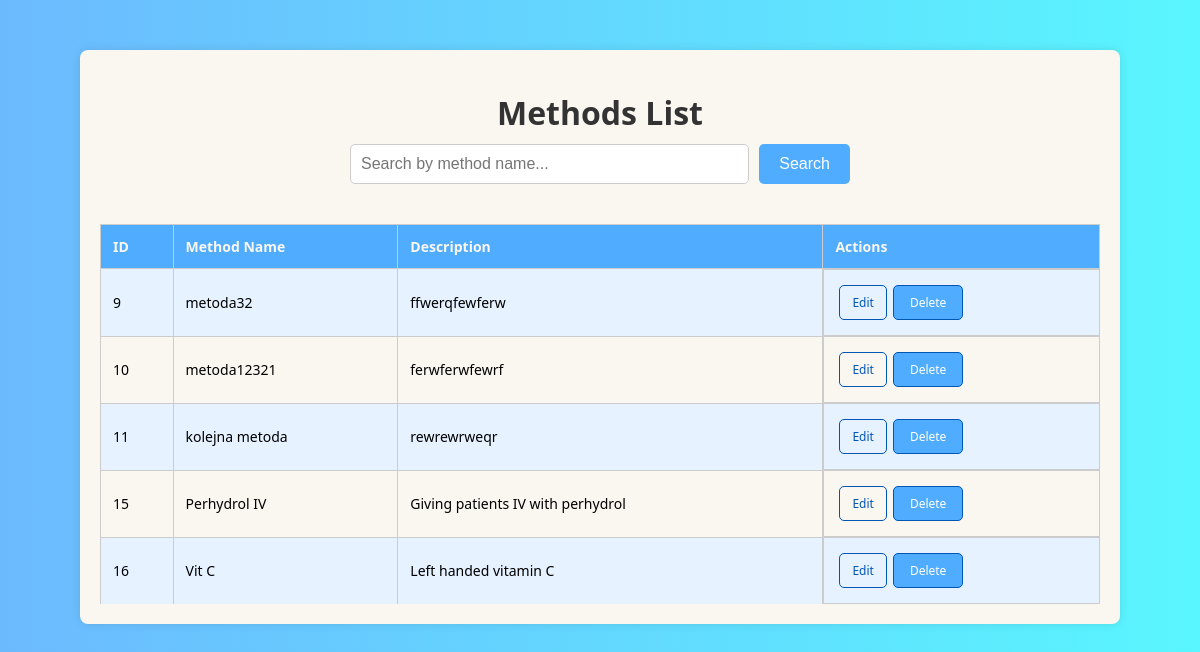
Page /methods/ (signed in) on the committed database.
### projekty/models.py (models this page shows, shortened)
class Methods(models.Model):
    name = models.CharField(max_length=20)
    description = models.TextField()

### projekty/views.py (the view)
# urls.py: path('methods/', views.methods_list, name='methods_list'),
@login_required
def methods_list(request):
    query = request.GET.get('q')
    if query:
        methods = Methods.objects.filter(name__icontains=query)
    else:
        methods = Methods.objects.all()
    return render(request, 'method_list.html', {'methods': methods})

### templates/method_list.html (shortened to what this page needs)
<!DOCTYPE html>
<html lang="en">
<head>
</head>
<body>
    <div class="table-container">
        <h1>Methods List</h1>
        <div class="form-container">
            <form method="get" action="{% url 'methods_list' %}">
                <input type="text" name="q" value="{{ request.GET.q }}" placeholder="Search by method name...">
                <button type="submit">Search</button>
            </form>
        </div>
        <div class="table-scroll">
            <table>
                <thead>
                    <tr>
                        <th>ID</th>
                        <th>Method Name</th>
                        <th>Description</th>
                        <th>Actions</th>
                    </tr>
                </thead>
                <tbody>
                    {% for method in methods %}
                    <tr>
                        <td>{{ method.id }}</td>
                        <td>{{ method.name }}</td>
                        <td>{{ method.description }}</td>
                        <td class="actions">
                            <a href="{% url 'upd_meth' method.id %}">Edit</a>
                            <form action="{% url 'del_meth' method.id %}" method="post" class="delete-form">
                                <button type="submit" onclick="return confirm('Are you sure you want to delete this record?')">Delete</button>
                            </form>
                        </td>
                    </tr>
                    {% empty %}
                    <tr>
                        <td colspan="4">No methods found</td>
                    </tr>
                    {% endfor %}
                </tbody>
            </table>
        </div>
    </div>
</body>
</html>

### templates/method_list.html (style rules this page uses)
body { font-family: 'Segoe UI', Tahoma, Geneva, Verdana, sans-serif; background: linear-gradient(to right, #4facfed5 0%, #00f1fea6 100%); margin: 0; padding: 0; display: flex; flex-direction: column; align-items: center; min-height: 100vh; }
.table-container { background-color: #faf6f0; padding: 20px; border-radius: 8px; box-shadow: 0 0 10px rgba(0, 0, 0, 0.1); text-align: center; width: 90%; max-width: 1000px; overflow-x: auto; margin-top: 50px; }
h1 { color: #333; margin-bottom: 10px; }
.form-container { display: flex; justify-content: center; align-items: center; width: 100%; margin-bottom: 20px; }
form { display: flex; width: 100%; max-width: 500px; }
form input[type=text] { flex: 1; padding: 10px; font-size: 16px; border: 1px solid #ccc; border-radius: 5px; margin-right: 10px; box-sizing: border-box; }
form button { padding: 10px 20px; font-size: 16px; background-color: #4facfe; color: #fff; border: none; border-radius: 5px; cursor: pointer; transition: background-color 0.3s ease; }
.table-scroll { overflow-x: auto; max-height: 400px; margin-top: 10px; }
table { width: 100%; border-collapse: collapse; margin-top: 20px; }
th, td { border: 1px solid #ccc; padding: 12px; text-align: left; font-size: 14px; }
th { background-color: #4facfe; color: #faf6f0; }
tr:nth-child(even) { background-color: #faf6f0; }
tr:nth-child(odd) { background-color: #e6f2ff; }
.actions { display: flex; justify-content: center; align-items: center; }
.actions a, .actions button { margin: 3px; padding: 8px 12px; font-size: 12px; text-decoration: none; color: #0056b3; border: 1px solid #0056b3; border-radius: 5px; background-color: transparent; cursor: pointer; transition: background-color 0.3s, color 0.3s; font-family: 'Segoe UI', Tahoma, Geneva, Verdana, sans-serif; display: inline-block; }
.actions button { background-color: #4facfe; color: #fff; padding: 8px 16px; }
.delete-form { margin: 0; }

### rows in the picture
Methods: id "9", name "metoda32", description "ffwerqfewferw"
Methods: id "10", name "metoda12321", description "ferwferwfewrf"
Methods: id "11", name "kolejna metoda", description "rewrewrweqr"
Methods: id "15", name "Perhydrol IV", description "Giving patients IV with perhydrol"
Methods: id "16", name "Vit C", description "Left handed vitamin C"
